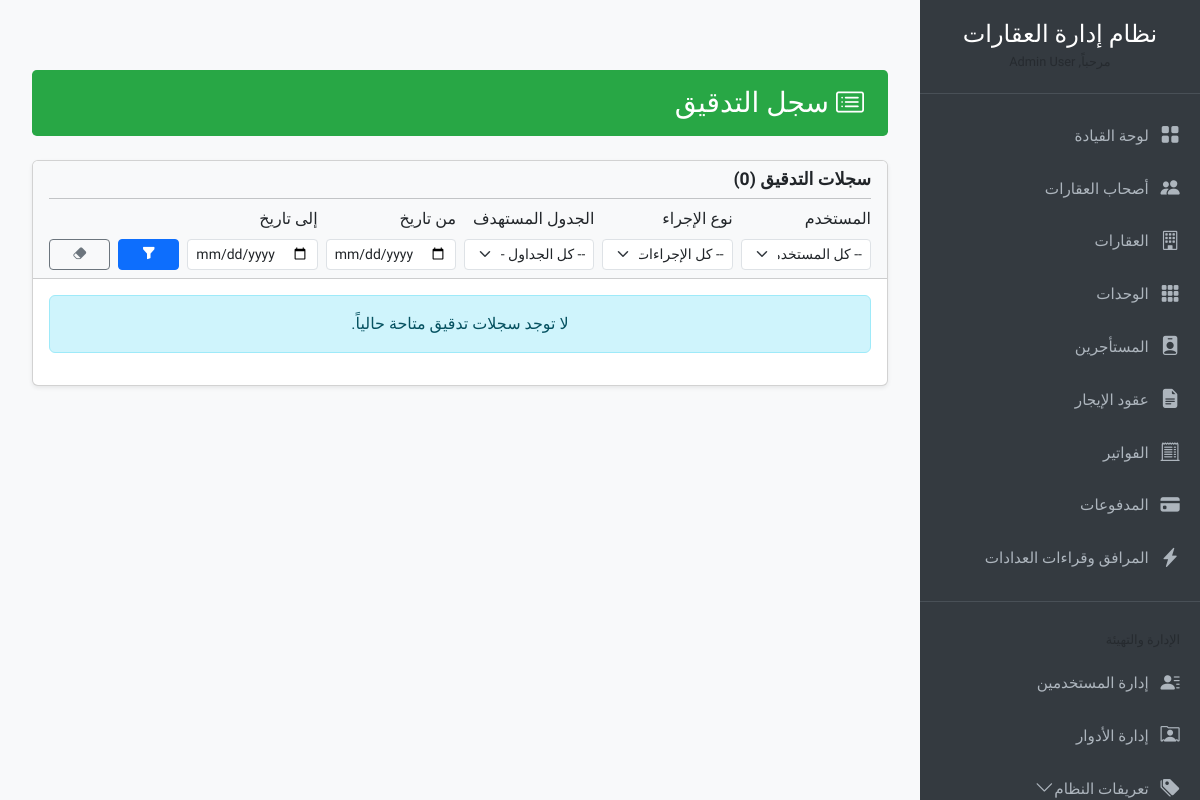
Before: /audit_log/index.php (signed in) with the older database file.
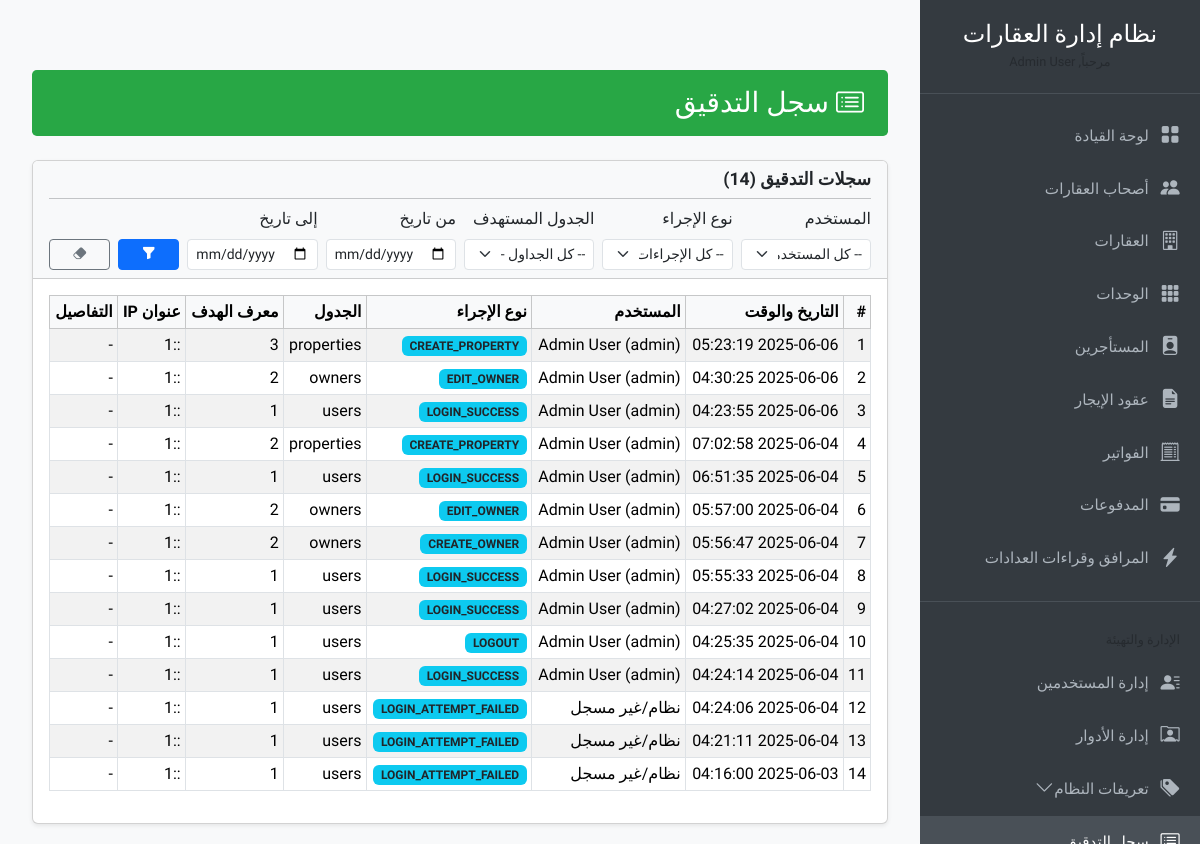
After: the same page with the newer database file.
### tables this page shows
CREATE TABLE `audit_log` (
  `id` bigint(20) NOT NULL,
  `user_id` int(11) DEFAULT NULL,
  `action_type` varchar(100) NOT NULL COMMENT 'e.g., CREATE_OWNER, LOGIN_SUCCESS, UPDATE_INVOICE_STATUS',
  `target_table` varchar(50) DEFAULT NULL,
  `target_id` int(11) DEFAULT NULL,
  `details` text DEFAULT NULL,
  `ip_address` varchar(45) DEFAULT NULL,
  `user_agent` varchar(255) DEFAULT NULL,
  `timestamp` timestamp NOT NULL DEFAULT current_timestamp()
);

CREATE TABLE `users` (
  `id` int(11) NOT NULL,
  `full_name` varchar(150) NOT NULL,
  `username` varchar(50) NOT NULL,
  `email` varchar(100) NOT NULL,
  `password_hash` varchar(255) NOT NULL,
  `role_id` int(11) DEFAULT NULL,
  `created_by_id` int(11) DEFAULT NULL,
  `created_at` timestamp NOT NULL DEFAULT current_timestamp(),
  `is_active` tinyint(1) DEFAULT 1
);

### includes/functions.php (called while the page is built, shortened)
<?php
function format_date_custom($date_string, $format = 'd M, Y H:i A') {
    try {
        $date = new DateTime($date_string);
        return $date->format($format);
    } catch (Exception $e) {
        error_log("Error formatting date: " . $e->getMessage() . " for string: " . $date_string);
        return $date_string;
    }
}
function esc_html($string) {
    return htmlspecialchars((string)$string, ENT_NOQUOTES, 'UTF-8');
}
?>

### audit_log/index.php (the view, shortened to what the rows shown need)
<?php
$page_title = "سجل التدقيق";
require_once __DIR__ . '/../db_connect.php';
require_once __DIR__ . '/../includes/functions.php';
require_once __DIR__ . '/../includes/header_resources.php';
$current_page_audit = isset($_GET['page']) && filter_var($_GET['page'], FILTER_VALIDATE_INT, ['options' => ['min_range' => 1]]) ? (int)$_GET['page'] : 1;
$items_per_page_audit = defined('ITEMS_PER_PAGE_INT') ? ITEMS_PER_PAGE_INT : 25;
$offset_audit = ($current_page_audit - 1) * $items_per_page_audit;
$filter_user_id_audit = isset($_GET['user_id']) && filter_var($_GET['user_id'], FILTER_VALIDATE_INT) ? (int)$_GET['user_id'] : '';
$filter_action_type_audit = isset($_GET['action_type']) ? sanitize_input($_GET['action_type']) : '';
$filter_target_table_audit = isset($_GET['target_table']) ? sanitize_input($_GET['target_table']) : '';
$filter_date_from_audit = isset($_GET['date_from']) ? sanitize_input($_GET['date_from']) : '';
$filter_date_to_audit = isset($_GET['date_to']) ? sanitize_input($_GET['date_to']) : '';
$params_for_data_audit = [];  $types_for_data_audit = "";
$where_sql_audit = "";
$sql_audit = "SELECT al.*, u.full_name as user_full_name, u.username
              FROM audit_log al
              LEFT JOIN users u ON al.user_id = u.id"
             . $where_sql_audit . " ORDER BY al.timestamp DESC LIMIT ? OFFSET ?";
$current_data_params_audit = $params_for_data_audit;
$current_data_params_audit[] = $items_per_page_audit;
$current_data_params_audit[] = $offset_audit;
$current_data_types_audit = $types_for_data_audit . 'ii';
$audit_logs_list = [];
$stmt_audit = $mysqli->prepare($sql_audit);
if ($stmt_audit) {
    if (!empty($current_data_params_audit) && $current_data_types_audit !== '') $stmt_audit->bind_param($current_data_types_audit, ...$current_data_params_audit);
    else $stmt_audit->bind_param('ii', $items_per_page_audit, $offset_audit);
    $stmt_audit->execute();
    $result_audit = $stmt_audit->get_result();
    $audit_logs_list = ($result_audit && $result_audit->num_rows > 0) ? $result_audit->fetch_all(MYSQLI_ASSOC) : [];
} else { error_log("SQL Prepare Error fetching audit logs: " . $mysqli->error); }
?>
<div class="container-fluid">
    <div class="content-header">
        <h1><i class="bi bi-card-list"></i> <?php echo esc_html($page_title); ?></h1>
    </div>
    <div class="card shadow-sm">
        <div class="card-body">
            <?php if (empty($audit_logs_list) && (!empty($filter_user_id_audit) || !empty($filter_action_type_audit) || !empty($filter_target_table_audit) || !empty($filter_date_from_audit) || !empty($filter_date_to_audit))): ?>
                <div class="alert alert-warning text-center">لا توجد سجلات تدقيق تطابق معايير الفلترة.</div>
            <?php elseif (empty($audit_logs_list)): ?>
                <div class="alert alert-info text-center">لا توجد سجلات تدقيق متاحة حالياً.</div>
            <?php else: ?>
            <div class="table-responsive">
                <table class="table table-striped table-hover table-bordered table-sm">
                    <thead class="table-light">
                        <tr>
                            <th>#</th>
                            <th>التاريخ والوقت</th>
                            <th>المستخدم</th>
                            <th>نوع الإجراء</th>
                            <th>الجدول</th>
                            <th>معرف الهدف</th>
                            <th>عنوان IP</th>
                            <th>التفاصيل</th>
                        </tr>
                    </thead>
                    <tbody>
                        <?php $row_num_audit = ($current_page_audit - 1) * $items_per_page_audit + 1; ?>
                        <?php foreach ($audit_logs_list as $log_item): ?>
                        <tr>
                            <td><?php echo $row_num_audit++; ?></td>
                            <td><?php echo format_date_custom($log_item['timestamp'], 'Y-m-d H:i:s'); ?></td>
                            <td><?php echo esc_html($log_item['user_full_name'] ? ($log_item['user_full_name'] . ' (' . $log_item['username'] . ')') : ($log_item['user_id'] ? 'مستخدم محذوف (ID: ' . $log_item['user_id'] . ')' : 'نظام/غير مسجل')); ?></td>
                            <td><span class="badge bg-info text-dark"><?php echo esc_html($log_item['action_type']); ?></span></td>
                            <td><?php echo esc_html($log_item['target_table'] ?: '-'); ?></td>
                            <td><?php echo esc_html($log_item['target_id'] ?: '-'); ?></td>
                            <td><?php echo esc_html($log_item['ip_address'] ?: '-'); ?></td>
                            <td>
                                <?php if (!empty($log_item['details'])): ?>
                                <button type="button" class="btn btn-sm btn-outline-secondary" data-bs-toggle="modal" data-bs-target="#auditDetailsModal_<?php echo $log_item['id']; ?>">
                                    <i class="bi bi-eye"></i> عرض
                                </button>
                                <div class="modal fade" id="auditDetailsModal_<?php echo $log_item['id']; ?>" tabindex="-1" aria-labelledby="auditDetailsModalLabel_<?php echo $log_item['id']; ?>" aria-hidden="true">
                                  <div class="modal-dialog modal-lg modal-dialog-scrollable">
                                    <div class="modal-content">
                                      <div class="modal-header">
                                        <h5 class="modal-title" id="auditDetailsModalLabel_<?php echo $log_item['id']; ?>">تفاصيل السجل #<?php echo $log_item['id']; ?></h5>
                                        <button type="button" class="btn-close" data-bs-dismiss="modal" aria-label="Close"></button>
                                      </div>
                                      <div class="modal-body">
                                        <pre style="white-space: pre-wrap; word-wrap: break-word; background-color: #f8f9fa; border: 1px solid #dee2e6; padding: 10px; border-radius: 0.25rem;"><?php
                                            $details_array = json_decode($log_item['details'], true);
                                            if (json_last_error() === JSON_ERROR_NONE) {
                                                echo esc_html(json_encode($details_array, JSON_PRETTY_PRINT | JSON_UNESCAPED_UNICODE | JSON_UNESCAPED_SLASHES));
                                            } else {
                                                echo esc_html($log_item['details']);
                                            }
                                        ?></pre>
                                      </div>
                                      <div class="modal-footer">
                                        <button type="button" class="btn btn-secondary btn-sm" data-bs-dismiss="modal">إغلاق</button>
                                      </div>
                                    </div>
                                  </div>
                                </div>
                                <?php else: echo '-'; endif; ?>
                            </td>
                        </tr>
                        <?php endforeach; ?>
                    </tbody>
                </table>
            </div>
            <?php endif; ?>
        </div>
    </div>
</div>
</div> <?php  ?>
<?php require_once __DIR__ . '/../includes/footer_resources.php'; ?>

Changed rows visible on the page:
added audit_log: timestamp "2025-06-06 05:23:19", user.username "Admin User (admin)", action_type "CREATE_PROPERTY", target_table "properties", target "3", ip_address "::1"
added audit_log: timestamp "2025-06-06 04:30:25", user.username "Admin User (admin)", action_type "EDIT_OWNER", target_table "owners", target "2", ip_address "::1"
added audit_log: timestamp "2025-06-06 04:23:55", user.username "Admin User (admin)", action_type "LOGIN_SUCCESS", target_table "users", target "1", ip_address "::1"
added audit_log: timestamp "2025-06-04 07:02:58", user.username "Admin User (admin)", action_type "CREATE_PROPERTY", target_table "properties", target "2", ip_address "::1"
added audit_log: timestamp "2025-06-04 06:51:35", user.username "Admin User (admin)", action_type "LOGIN_SUCCESS", target_table "users", target "1", ip_address "::1"
added audit_log: timestamp "2025-06-04 05:57:00", user.username "Admin User (admin)", action_type "EDIT_OWNER", target_table "owners", target "2", ip_address "::1"
added audit_log: timestamp "2025-06-04 05:56:47", user.username "Admin User (admin)", action_type "CREATE_OWNER", target_table "owners", target "2", ip_address "::1"
added audit_log: timestamp "2025-06-04 05:55:33", user.username "Admin User (admin)", action_type "LOGIN_SUCCESS", target_table "users", target "1", ip_address "::1"
added audit_log: timestamp "2025-06-04 04:27:02", user.username "Admin User (admin)", action_type "LOGIN_SUCCESS", target_table "users", target "1", ip_address "::1"
added audit_log: timestamp "2025-06-04 04:25:35", user.username "Admin User (admin)", action_type "LOGOUT", target_table "users", target "1", ip_address "::1"
added audit_log: timestamp "2025-06-04 04:24:14", user.username "Admin User (admin)", action_type "LOGIN_SUCCESS", target_table "users", target "1", ip_address "::1"
added audit_log: timestamp "2025-06-04 04:24:06", user_id "نظام/غير مسجل", action_type "LOGIN_ATTEMPT_FAILED", target_table "users", target "1", ip_address "::1"
added audit_log: timestamp "2025-06-04 04:21:11", user_id "نظام/غير مسجل", action_type "LOGIN_ATTEMPT_FAILED", target_table "users", target "1", ip_address "::1"
added audit_log: timestamp "2025-06-03 04:16:00", user_id "نظام/غير مسجل", action_type "LOGIN_ATTEMPT_FAILED", target_table "users", target "1", ip_address "::1"
Other visible differences:
$total_audit_logs: "0" → "14"
text no longer shown: "لا توجد سجلات تدقيق متاحة حالياً."
text now shown: "# التاريخ والوقت المستخدم نوع الإجراء الجدول معرف الهدف عنوان IP التفاصيل"
